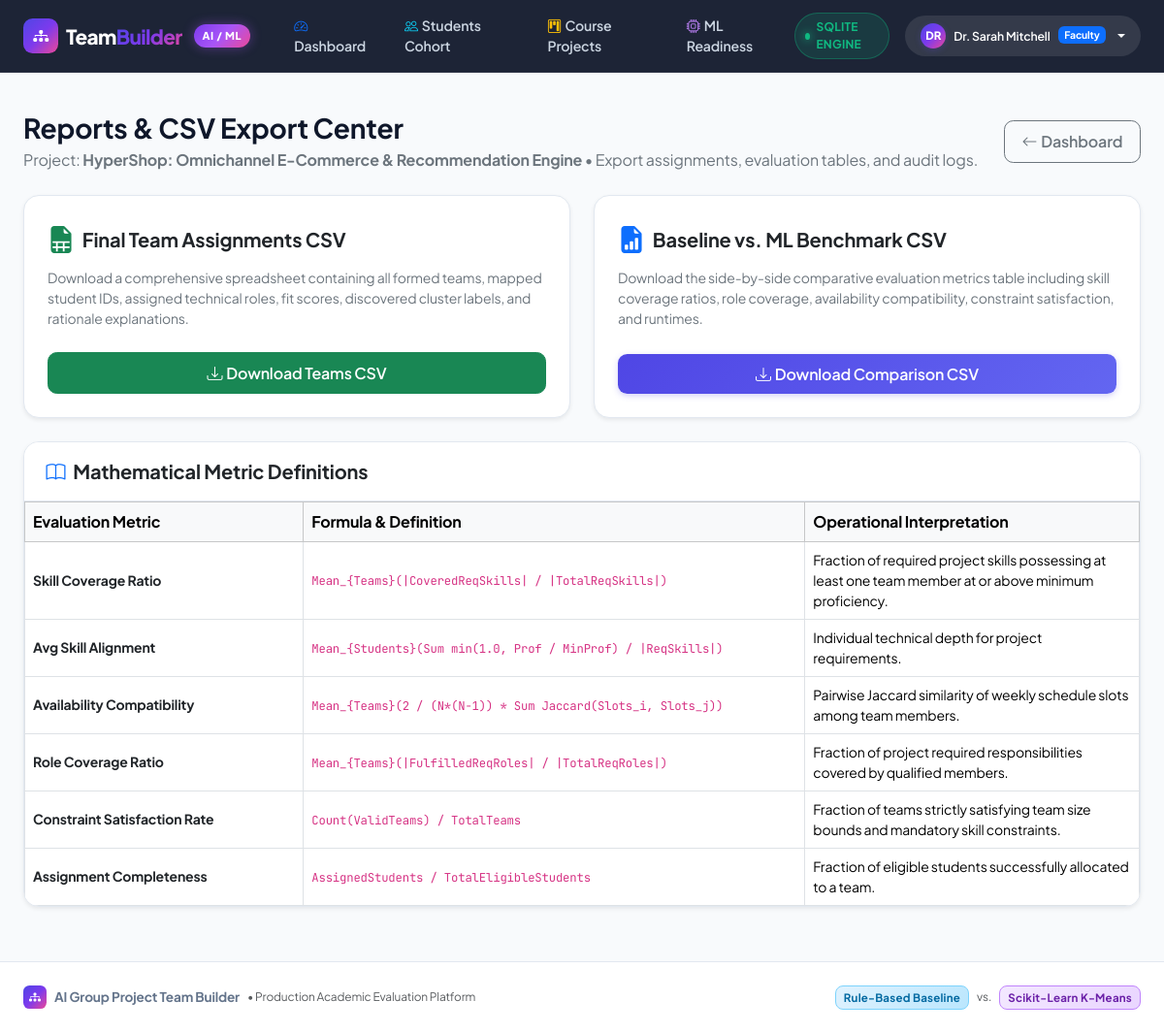
Page /reports/5 (signed in) on the committed database.
### models/entities.py (models this page shows, shortened)
class User(Base):
    __tablename__ = "users"
    id = Column(Integer, primary_key=True, autoincrement=True)
    email = Column(String(191), unique=True, nullable=False, index=True)
    password_hash = Column(String(255), nullable=False)
    role = Column(String(50), nullable=False, default="student")  # 'student' or 'faculty'
    full_name = Column(String(150), nullable=False)
    created_at = Column(DateTime, default=datetime.utcnow)
    updated_at = Column(DateTime, default=datetime.utcnow, onupdate=datetime.utcnow)
    profile = relationship("StudentProfile", back_populates="user", uselist=False, cascade="all, delete-orphan")
    projects_created = relationship("Project", back_populates="creator")
    def is_faculty(self):
        return self.role == "faculty"
    def is_student(self):
        return self.role == "student"

class Project(Base):
    __tablename__ = "projects"
    id = Column(Integer, primary_key=True, autoincrement=True)
    title = Column(String(200), nullable=False)
    description = Column(Text, nullable=True)
    domain = Column(String(100), nullable=False)
    desired_team_size = Column(Integer, nullable=False, default=4)
    min_team_size = Column(Integer, nullable=False, default=3)
    max_team_size = Column(Integer, nullable=False, default=5)
    experience_level_required = Column(String(50), nullable=False, default="Any")  # 'Beginner', 'Intermediate', 'Advanced', 'Any'
    status = Column(String(50), nullable=False, default="Open")  # 'Draft', 'Open', 'Formed', 'Finalized'
    created_by = Column(Integer, ForeignKey("users.id", ondelete="CASCADE"), nullable=False)
    created_at = Column(DateTime, default=datetime.utcnow)
    updated_at = Column(DateTime, default=datetime.utcnow, onupdate=datetime.utcnow)
    creator = relationship("User", back_populates="projects_created")
    required_skills = relationship("ProjectRequiredSkill", back_populates="project", cascade="all, delete-orphan")
    required_roles = relationship("ProjectRequiredRole", back_populates="project", cascade="all, delete-orphan")
    teams = relationship("Team", back_populates="project", cascade="all, delete-orphan")
    generation_runs = relationship("TeamGenerationRun", back_populates="project", cascade="all, delete-orphan")

### routes/report_routes.py (the view)
@report_bp.route("/<int:project_id>")
@login_required
@faculty_required
def project_reports(project_id):
    user = get_current_user()
    db = get_db()
    project = ProjectService.get_project_by_id(project_id, session=db)
    if not project:
        flash("Project not found.", "warning")
        return redirect(url_for("faculty.projects_list"))
    runs = db.query(TeamGenerationRun).filter_by(project_id=project.id).order_by(TeamGenerationRun.created_at.desc()).all()
    teams = db.query(Team).filter_by(project_id=project.id).all()
    return render_template(
        "faculty/reports.html",
        current_user=user,
        project=project,
        runs=runs,
        teams=teams
    )

### templates/faculty/reports.html (shortened to what this page needs)
{% extends "base.html" %}
{% block content %}
<div class="row g-4 py-2">
    <div class="col-12">
        <div class="d-flex flex-column flex-md-row justify-content-between align-items-md-center gap-3">
            <div>
                <h1 class="h3 fw-bold mb-1">Reports & CSV Export Center</h1>
                <p class="text-secondary mb-0">Project: <strong>{{ project.title }}</strong> &bull; Export assignments, evaluation tables, and audit logs.</p>
            </div>
            <a href="{{ url_for('faculty.dashboard') }}" class="btn btn-outline-secondary">
                <i class="bi bi-arrow-left me-1"></i>Dashboard
            </a>
        </div>
    </div>
    <div class="col-12 col-md-6">
        <div class="card shadow-sm h-100">
            <div class="card-body p-4 d-flex flex-column justify-content-between">
                <div>
                    <div class="d-flex align-items-center gap-2 mb-2">
                        <i class="bi bi-file-earmark-spreadsheet-fill text-success fs-3"></i>
                        <h5 class="fw-bold mb-0">Final Team Assignments CSV</h5>
                    </div>
                    <p class="text-secondary small mb-4">
                        Download a comprehensive spreadsheet containing all formed teams, mapped student IDs, assigned technical roles, fit scores, discovered cluster labels, and rationale explanations.
                    </p>
                </div>
                <div class="d-grid">
                    <a href="{{ url_for('report.export_teams', project_id=project.id) }}" class="btn btn-success fw-semibold">
                        <i class="bi bi-download me-1"></i>Download Teams CSV
                    </a>
                </div>
            </div>
        </div>
    </div>
    <div class="col-12 col-md-6">
        <div class="card shadow-sm h-100">
            <div class="card-body p-4 d-flex flex-column justify-content-between">
                <div>
                    <div class="d-flex align-items-center gap-2 mb-2">
                        <i class="bi bi-file-earmark-bar-graph-fill text-primary fs-3"></i>
                        <h5 class="fw-bold mb-0">Baseline vs. ML Benchmark CSV</h5>
                    </div>
                    <p class="text-secondary small mb-4">
                        Download the side-by-side comparative evaluation metrics table including skill coverage ratios, role coverage, availability compatibility, constraint satisfaction, and runtimes.
                    </p>
                </div>
                <div class="d-grid">
                    <a href="{{ url_for('report.export_comparison', project_id=project.id) }}" class="btn btn-primary fw-semibold">
                        <i class="bi bi-download me-1"></i>Download Comparison CSV
                    </a>
                </div>
            </div>
        </div>
    </div>
    <div class="col-12">
        <div class="card shadow-sm">
            <div class="card-header bg-white">
                <h5 class="fw-bold mb-0 text-dark"><i class="bi bi-book text-primary me-2"></i>Mathematical Metric Definitions</h5>
            </div>
            <div class="table-responsive">
                <table class="table table-bordered align-middle mb-0">
                    <thead class="table-light">
                        <tr>
                            <th style="width: 25%;">Evaluation Metric</th>
                            <th style="width: 45%;">Formula & Definition</th>
                            <th style="width: 30%;">Operational Interpretation</th>
                        </tr>
                    </thead>
                    <tbody class="small text-secondary">
                        <tr>
                            <td class="fw-bold text-dark">Skill Coverage Ratio</td>
                            <td><code>Mean_{Teams}(|CoveredReqSkills| / |TotalReqSkills|)</code></td>
                            <td>Fraction of required project skills possessing at least one team member at or above minimum proficiency.</td>
                        </tr>
                        <tr>
                            <td class="fw-bold text-dark">Avg Skill Alignment</td>
                            <td><code>Mean_{Students}(Sum min(1.0, Prof / MinProf) / |ReqSkills|)</code></td>
                            <td>Individual technical depth for project requirements.</td>
                        </tr>
                        <tr>
                            <td class="fw-bold text-dark">Availability Compatibility</td>
                            <td><code>Mean_{Teams}(2 / (N*(N-1)) * Sum Jaccard(Slots_i, Slots_j))</code></td>
                            <td>Pairwise Jaccard similarity of weekly schedule slots among team members.</td>
                        </tr>
                        <tr>
                            <td class="fw-bold text-dark">Role Coverage Ratio</td>
                            <td><code>Mean_{Teams}(|FulfilledReqRoles| / |TotalReqRoles|)</code></td>
                            <td>Fraction of project required responsibilities covered by qualified members.</td>
                        </tr>
                        <tr>
                            <td class="fw-bold text-dark">Constraint Satisfaction Rate</td>
                            <td><code>Count(ValidTeams) / TotalTeams</code></td>
                            <td>Fraction of teams strictly satisfying team size bounds and mandatory skill constraints.</td>
                        </tr>
                        <tr>
                            <td class="fw-bold text-dark">Assignment Completeness</td>
                            <td><code>AssignedStudents / TotalEligibleStudents</code></td>
                            <td>Fraction of eligible students successfully allocated to a team.</td>
                        </tr>
                    </tbody>
                </table>
            </div>
        </div>
    </div>
</div>
{% endblock %}

### templates/base.html (shortened to what this page needs)
<!DOCTYPE html>
<html lang="en">
<head>
    <link href="https://cdn.jsdelivr.net/npm/bootstrap@5.3.3/dist/css/bootstrap.min.css" rel="stylesheet">
    <link href="https://cdn.jsdelivr.net/npm/bootstrap-icons@1.11.3/font/bootstrap-icons.min.css" rel="stylesheet">
    <link href="{{ url_for('static', filename='css/style.css') }}" rel="stylesheet">
</head>
<body>
    <nav class="navbar navbar-expand-lg navbar-dark navbar-custom sticky-top">
        <div class="container-fluid px-lg-4">
            <a class="navbar-brand d-flex align-items-center gap-2" href="{{ url_for('index') }}">
                <div class="stat-icon-wrapper" style="width: 36px; height: 36px; background: var(--brand-gradient); border-radius: 0.6rem;">
                    <i class="bi bi-diagram-3-fill text-white fs-6"></i>
                </div>
                <span>Team<span class="brand-gradient-text">Builder</span></span>
                <span class="brand-ai-badge ms-1">AI / ML</span>
            </a>
            <div class="collapse navbar-collapse" id="navbarNav">
                <ul class="navbar-nav me-auto mb-2 mb-lg-0 ms-lg-3 gap-1">
                    {% if current_user and current_user.is_faculty() %}
                        <li class="nav-item">
                            <a class="nav-link {% if request.endpoint == 'faculty.dashboard' %}active{% endif %}" href="{{ url_for('faculty.dashboard') }}">
                                <i class="bi bi-speedometer2 me-1 text-primary"></i>Dashboard
                            </a>
                        </li>
                        <li class="nav-item">
                            <a class="nav-link {% if request.endpoint == 'faculty.students_list' %}active{% endif %}" href="{{ url_for('faculty.students_list') }}">
                                <i class="bi bi-people me-1 text-info"></i>Students Cohort
                            </a>
                        </li>
                        <li class="nav-item">
                            <a class="nav-link {% if request.endpoint == 'faculty.projects_list' %}active{% endif %}" href="{{ url_for('faculty.projects_list') }}">
                                <i class="bi bi-kanban me-1 text-warning"></i>Course Projects
                            </a>
                        </li>
                        <li class="nav-item">
                            <a class="nav-link {% if request.endpoint == 'faculty.model_status' %}active{% endif %}" href="{{ url_for('faculty.model_status') }}">
                                <i class="bi bi-cpu me-1 text-purple" style="color: #c084fc;"></i>ML Readiness
                            </a>
                        </li>
                    {% endif %}
                </ul>
                <div class="d-flex align-items-center gap-3">
                    <span class="db-pill db-pill-live d-none d-md-inline-flex" title="{{ db_status_message }}">
                        <span class="db-pill-dot"></span>
                        <span>{{ db_type|upper }} ENGINE</span>
                    </span>
                    {% if current_user %}
                        <div class="dropdown">
                            <button class="btn btn-sm btn-outline-light dropdown-toggle d-flex align-items-center gap-2 border-0 bg-white bg-opacity-10 px-3 py-2 rounded-pill" type="button" data-bs-toggle="dropdown">
                                <div class="avatar-initials" style="width: 26px; height: 26px; font-size: 0.72rem; border-radius: 50%;">
                                    {{ current_user.full_name[:2]|upper }}
                                </div>
                                <span class="fw-semibold text-white small">{{ current_user.full_name }}</span>
                                <span class="badge {% if current_user.is_faculty() %}bg-primary{% else %}bg-info text-dark{% endif %} small" style="font-size: 0.65rem;">
                                    {{ current_user.role|capitalize }}
                                </span>
                            </button>
                        </div>
                    {% else %}
                        <a href="{{ url_for('auth.login') }}" class="btn btn-sm btn-outline-light">Sign In</a>
                        <a href="{{ url_for('auth.register') }}" class="btn btn-sm btn-primary">Create Account</a>
                    {% endif %}
                </div>
            </div>
        </div>
    </nav>
    <main class="container-fluid px-lg-4 pb-5 flex-grow-1">
        {% block content %}{% endblock %}
    </main>
    <footer class="mt-auto">
        <div class="container-fluid px-lg-4 d-flex flex-column flex-md-row justify-content-between align-items-center gap-2">
            <div class="d-flex align-items-center gap-2">
                <span class="stat-icon-wrapper" style="width: 24px; height: 24px; background: var(--brand-gradient); border-radius: 0.4rem;">
                    <i class="bi bi-diagram-3-fill text-white" style="font-size: 0.75rem;"></i>
                </span>
                <strong>AI Group Project Team Builder</strong>
                <span class="text-muted small">&bull; Production Academic Evaluation Platform</span>
            </div>
            <div class="text-muted small d-flex align-items-center gap-2">
                <span class="badge-baseline" style="font-size: 0.72rem; padding: 0.2rem 0.5rem;">Rule-Based Baseline</span>
                <span>vs.</span>
                <span class="badge-ml" style="font-size: 0.72rem; padding: 0.2rem 0.5rem;">Scikit-Learn K-Means</span>
            </div>
        </div>
    </footer>
</body>
</html>

### rows in the picture
User: full_name "DR", full_name "Dr. Sarah Mitchell", role "Faculty"
Project: title "HyperShop: Omnichannel E-Commerce & Recommendation Engine"

### other values in the picture
{{ db_type|upper }} "SQLITE"
